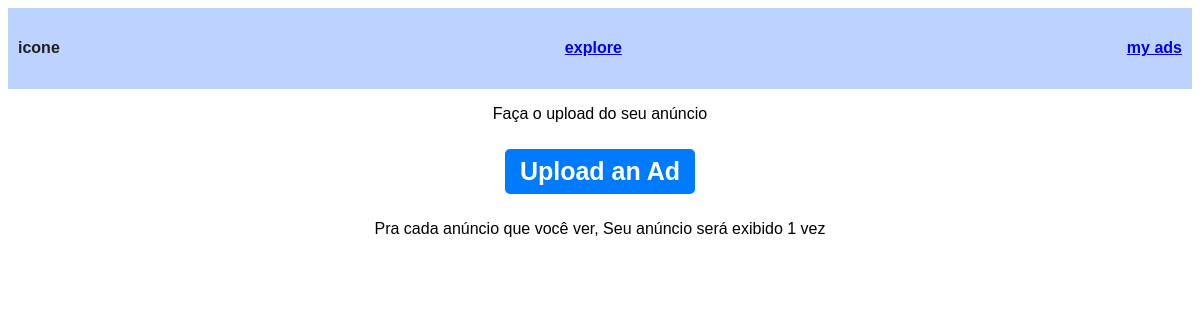
The app's page /mypage (signed in), older data.
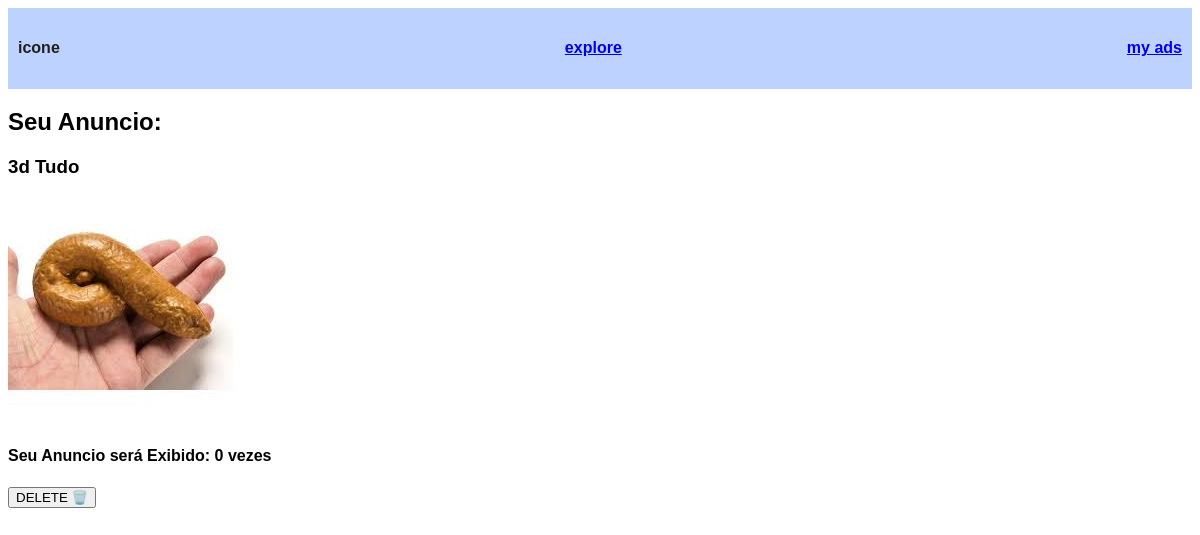
The same page, newer data.
### tables this page shows
CREATE TABLE ads (
    id INTEGER PRIMARY KEY AUTOINCREMENT,
    user_id INTEGER NOT NULL,
    points INTEGER NOT NULL,
    img TEXT NOT NULL,
    description TEXT NOT NULL,
    link TEXT NOT NULL,
    FOREIGN KEY (user_id) REFERENCES users(id)
);

### app.py (the view, shortened to what this page needs)
@app.route("/mypage", methods=["GET", "POST"])
@login_required
def mypage():
    id = session["user_id"]
    ad = db.execute("SELECT * FROM ads WHERE user_id = ?",id)
    if ad:
        ad = ad[0]
    else:
        ad = None
    return render_template("mypage.html",ad = ad)

### app.py (called while the page is built)
def login_required(f):
    @wraps(f)
    def decorated_function(*args, **kwargs):
        if session.get("user_id") is None:
            return redirect("/login")
        return f(*args, **kwargs)
    return decorated_function

@app.after_request
def after_request(response):
    response.headers["Cache-Control"] = "no-cache, no-store, must-revalidate"
    response.headers["Expires"] = 0
    response.headers["Pragma"] = "no-cache"
    return response

### templates/mypage.html (shortened to what this page needs)
{% extends "layout.html" %}
{% block main %}
{% if ad %}
    <div class="ad-container">
        <h2 class="title">Seu Anuncio:</h2>
        <h3>{{ad["description"]}}</h3>
        <a href="{{ad['link']}}" target="_blank">
            <img src="{{ url_for('static', filename='imgs/' + ad['img']) }}" alt="Imagem do anúncio" class="ad-image">
        </a>
        <h4>Seu Anuncio será Exibido: {{ad["points"]}} vezes</h4>
        <form method="post">
            <button name="delete" value="delete" class="delete-button">DELETE 🗑️</button>
        </form>
    </div>
{% endif %}
{% if not ad %}
    <div style="text-align: center;">
        <p >Faça o upload do seu anúncio</p>
        <form method="post">
            <button class="button">Upload an Ad</button>
        </form>
        <p >Pra cada anúncio que você ver, Seu anúncio será exibido 1 vez</p>
    </div>
{% endif %}
{% endblock %}

### templates/layout.html (shortened to what this page needs)
<!DOCTYPE html>
<html lang="pt">
<head>
    <link href="/static/styles.css" rel="stylesheet">
</head>
<body>
    <header >
        <div class = "bar">
            <h4 class ="item" class ="smallimg">icone</h4>
            <a href ="/explore"><h4 class ="item">explore</h4></a>
            <a href ="/mypage"><h4 class ="item">my ads</h4></a>
        </div>
    </header>
    <main>
        {% block main %}{% endblock %}
    </main>
</body>
</html>

### static/styles.css (style rules this page uses)
body { font-family: 'Poppins', sans-serif; }
.bar { display: flex; flex-wrap: wrap; justify-content: space-between; padding:10px; color:rgb(32, 32, 32); background-color: rgb(189, 210, 255); }

Row changes from the older to the newer data that the page shows:
added ads: description "3d Tudo", img (picture), points "0"
Text that changed along with them:
text no longer shown: "Faça o upload do seu anúncio Upload an Ad Pra cada anúncio que você ver, Seu anúncio será exibido 1 vez"
text now shown: "Seu Anuncio: Seu Anuncio será Exibido: vezes DELETE 🗑️"
